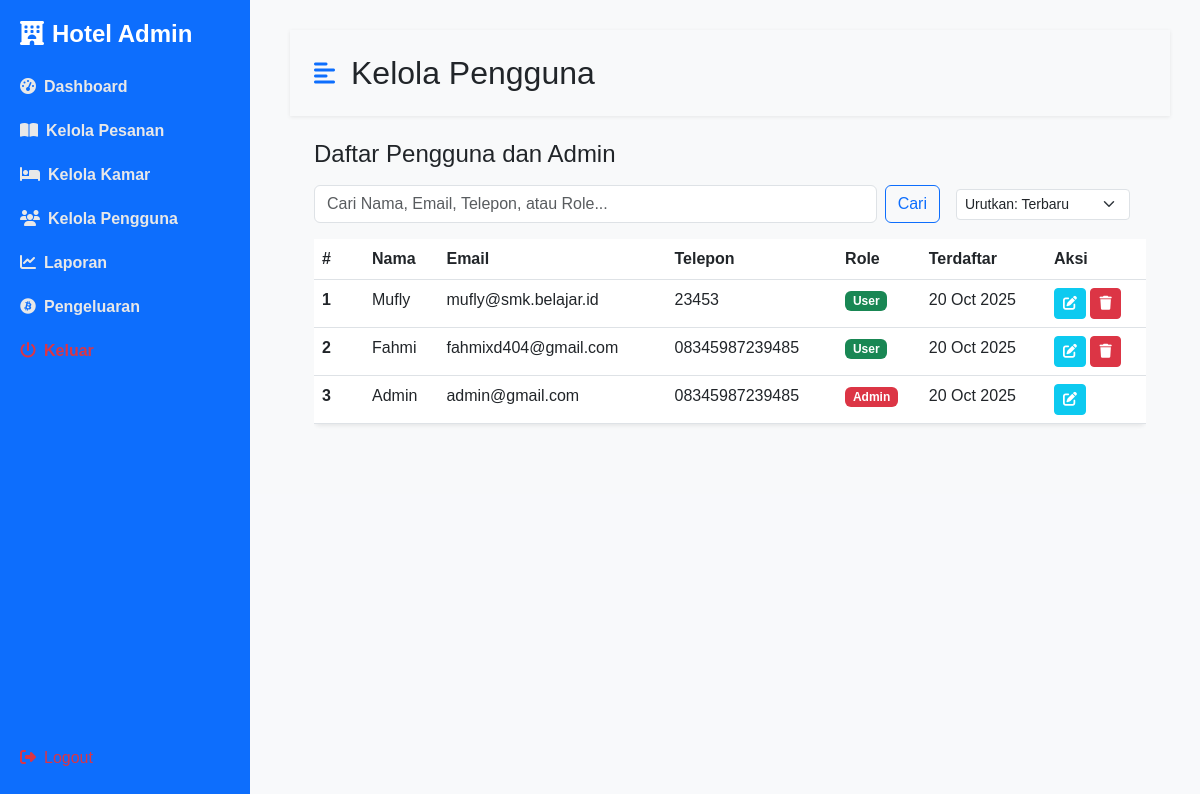
Screenshot of /admin/kelola_user.php (signed in) with the database file from the repository.
### tables this page shows
CREATE TABLE `users` (
  `id` int NOT NULL,
  `name` varchar(100) NOT NULL,
  `profile_pic` varchar(100) NOT NULL,
  `email` varchar(100) NOT NULL,
  `phone` varchar(20) DEFAULT NULL,
  `password` varchar(255) NOT NULL,
  `role` enum('admin','user') NOT NULL DEFAULT 'user',
  `created_at` datetime DEFAULT CURRENT_TIMESTAMP
);

### admin/kelola_user.php (the view, shortened to what this page needs)
<?php
include '../koneksi.php';
$search_term = $_GET['search'] ?? '';
$sort_by = $_GET['sort'] ?? 'latest';
$order_clause = "";
$params = [];
$param_types = '';
switch ($sort_by) {
    case 'latest':
    default:
        $order_clause = "ORDER BY created_at DESC";
        break;
}
$query = "SELECT id, name, email, phone, role, created_at FROM users";
$query .= " " . $order_clause;
if (!empty($params)) {
    $stmt = $koneksi->prepare($query);
    $ref_params = array();
    $ref_params[] = &$param_types;
    foreach ($params as $key => $value) {
        $ref_params[] = &$params[$key];
    }
    call_user_func_array(array($stmt, 'bind_param'), $ref_params);
    $stmt->execute();
    $users_result = $stmt->get_result();
    $users = $users_result->fetch_all(MYSQLI_ASSOC);
    $stmt->close();
} else {
    $users_result = $koneksi->query($query);
    $users = $users_result->fetch_all(MYSQLI_ASSOC);
}
?>
<!DOCTYPE html>
<html lang="id">
<head>
    <link href="https://cdn.jsdelivr.net/npm/bootstrap@5.3.0/dist/css/bootstrap.min.css" rel="stylesheet">
    <link rel="stylesheet" href="https://cdnjs.cloudflare.com/ajax/libs/font-awesome/6.4.0/css/all.min.css">
    <link rel="stylesheet" href="../assets/css/admin-style.css">
</head>
<body>
    <div class="d-flex" id="wrapper">
        <?php include 'sidebar.php'; ?>
        <div id="page-content-wrapper" class="content">
            <nav class="navbar navbar-expand-lg navbar-light bg-transparent py-4 px-4">
                <div class="d-flex align-items-center">
                    <i class="fas fa-align-left primary-text fs-4 me-3" id="menu-toggle"></i>
                    <h2 class="fs-2 m-0">Kelola Pengguna</h2>
                </div>
            </nav>
            <div class="container-fluid px-4">
                <div class="row my-4">
                    <h3 class="fs-4 mb-3">Daftar Pengguna dan Admin</h3>
                    <div class="col-md-12 d-flex justify-content-between align-items-center mb-3">
                        <div class="d-flex flex-grow-1 me-3">
                            <form method="GET" action="kelola_user.php" class="d-flex w-100">
                                <input type="text" name="search" class="form-control me-2" placeholder="Cari Nama, Email, Telepon, atau Role..." value="<?= htmlspecialchars($search_term) ?>">
                                <button type="submit" class="btn btn-outline-primary">Cari</button>
                            </form>
                        </div>
                        <div class="d-flex align-items-center">
                            <form method="GET" action="kelola_user.php" class="me-3">
                                <select name="sort" onchange="this.form.submit()" class="form-select form-select-sm">
                                    <option value="latest" <?= $sort_by == 'latest' ? 'selected' : '' ?>>Urutkan: Terbaru</option>
                                </select>
                            </form>
                        </div>
                    </div>
                    <div class="col-md-12">
                        <div class="table-responsive">
                            <table class="table bg-white rounded shadow-sm table-hover">
                                <thead>
                                    <tr>
                                        <th scope="col" width="50">#</th>
                                        <th scope="col">Nama</th>
                                        <th scope="col">Email</th>
                                        <th scope="col">Telepon</th>
                                        <th scope="col">Role</th>
                                        <th scope="col">Terdaftar</th>
                                        <th scope="col" width="100">Aksi</th>
                                    </tr>
                                </thead>
                                <tbody>
                                    <?php if (!empty($users)): ?>
                                        <?php $no = 1;
                                        foreach ($users as $user): ?>
                                            <tr>
                                                <th scope="row"><?= $no++ ?></th>
                                                <td><?= htmlspecialchars($user['name']) ?></td>
                                                <td><?= htmlspecialchars($user['email']) ?></td>
                                                <td><?= htmlspecialchars($user['phone']) ?></td>
                                                <td>
                                                    <span class="badge <?= $user['role'] == 'admin' ? 'bg-danger' : 'bg-success' ?>">
                                                        <?= ucfirst(htmlspecialchars($user['role'])) ?>
                                                    </span>
                                                </td>
                                                <td><?= date('d M Y', strtotime($user['created_at'])) ?></td>
                                                <td>
                                                    <button type="button" class="btn btn-sm btn-info text-white edit-btn"
                                                        data-bs-toggle="modal" data-bs-target="#editUserModal"
                                                        data-id="<?= $user['id'] ?>"
                                                        data-name="<?= htmlspecialchars($user['name']) ?>"
                                                        data-email="<?= htmlspecialchars($user['email']) ?>"
                                                        data-phone="<?= htmlspecialchars($user['phone']) ?>"
                                                        data-role="<?= htmlspecialchars($user['role']) ?>">
                                                        <i class="fas fa-edit"></i>
                                                    </button>
                                                    <?php if ($user['id'] != $_SESSION['user_id']): ?>
                                                        <a href="kelola_user.php?delete_id=<?= $user['id'] ?>" class="btn btn-sm btn-danger" onclick="return confirm('Yakin ingin menghapus pengguna ini?');">
                                                            <i class="fas fa-trash"></i>
                                                        </a>
                                                    <?php endif; ?>
                                                </td>
                                            </tr>
                                        <?php endforeach; ?>
                                    <?php else: ?>
                                        <tr>
                                            <td colspan="7" class="text-center">Tidak ada pengguna yang ditemukan.</td>
                                        </tr>
                                    <?php endif; ?>
                                </tbody>
                            </table>
                        </div>
                    </div>
                </div>
            </div>
        </div>
    </div>
</body>
</html>

### assets/css/admin-style.css (style rules this page uses)
:root { --main-bg-color: #f8f9fa; --main-text-color: #000; --primary-color: #0d6efd; --secondary-color: #dee2e6; }
#wrapper { overflow-x: hidden; background-color: var(--main-bg-color); }
#page-content-wrapper { min-width: 100vw; }
#menu-toggle { cursor: pointer; }
.primary-text { color: var(--primary-color); }
body { background-color: #f8f9fb; font-family: 'Poppins', sans-serif; }
.navbar { background: white; box-shadow: 0 1px 4px rgba(0, 0, 0, 0.08); }
.content { margin-left: 260px; padding: 30px; }
@media (min-width: 768px) { #page-content-wrapper { min-width: 0; width: 100%; } }

### rows the page displays
users: name "Mufly", email "mufly@smk.belajar.id", phone "23453", role "User", created_at "20 Oct 2025"
users: name "Fahmi", email "fahmixd404@gmail.com", phone "08345987239485", role "User", created_at "20 Oct 2025"
users: name "Admin", email "admin@gmail.com", phone "08345987239485", role "Admin", created_at "20 Oct 2025"
